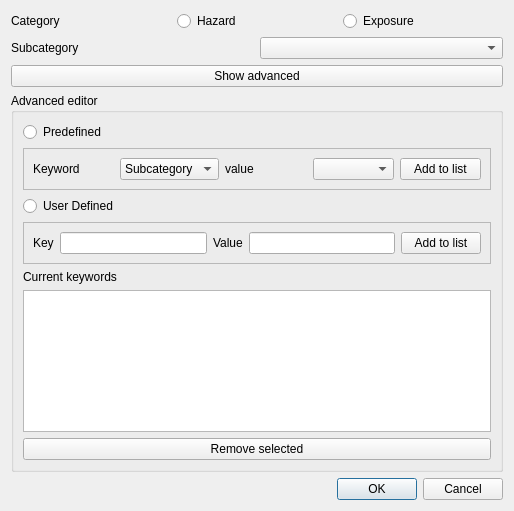
<?xml version="1.0" encoding="UTF-8"?>
<ui version="4.0">
 <class>RiabKeywords</class>
 <widget class="QDialog" name="RiabKeywords">
  <property name="geometry">
   <rect>
    <x>0</x>
    <y>0</y>
    <width>514</width>
    <height>511</height>
   </rect>
  </property>
  <property name="windowTitle">
   <string>Dialog</string>
  </property>
  <layout class="QGridLayout" name="gridLayout_2">
   <item row="0" column="0">
    <layout class="QHBoxLayout" name="horizontalLayout_4">
     <item>
      <widget class="QLabel" name="label">
       <property name="text">
        <string>Category</string>
       </property>
      </widget>
     </item>
     <item>
      <widget class="QRadioButton" name="radioButton">
       <property name="text">
        <string>Hazard</string>
       </property>
      </widget>
     </item>
     <item>
      <widget class="QRadioButton" name="radioButton_2">
       <property name="text">
        <string>Exposure</string>
       </property>
      </widget>
     </item>
    </layout>
   </item>
   <item row="1" column="0">
    <layout class="QHBoxLayout" name="horizontalLayout_3">
     <item>
      <widget class="QLabel" name="label_2">
       <property name="text">
        <string>Subcategory</string>
       </property>
      </widget>
     </item>
     <item>
      <widget class="QComboBox" name="comboBox"/>
     </item>
    </layout>
   </item>
   <item row="2" column="0">
    <widget class="QPushButton" name="pushButton_4">
     <property name="text">
      <string>Show advanced</string>
     </property>
     <property name="checkable">
      <bool>true</bool>
     </property>
    </widget>
   </item>
   <item row="4" column="0">
    <widget class="QDialogButtonBox" name="buttonBox">
     <property name="orientation">
      <enum>Qt::Horizontal</enum>
     </property>
     <property name="standardButtons">
      <set>QDialogButtonBox::Cancel|QDialogButtonBox::Ok</set>
     </property>
    </widget>
   </item>
   <item row="3" column="0">
    <widget class="QGroupBox" name="groupBox">
     <property name="title">
      <string>Advanced editor</string>
     </property>
     <layout class="QGridLayout" name="gridLayout">
      <item row="0" column="0">
       <widget class="QRadioButton" name="radioButton_4">
        <property name="text">
         <string>Predefined</string>
        </property>
       </widget>
      </item>
      <item row="1" column="0">
       <widget class="QFrame" name="frame">
        <property name="frameShape">
         <enum>QFrame::StyledPanel</enum>
        </property>
        <property name="frameShadow">
         <enum>QFrame::Raised</enum>
        </property>
        <layout class="QHBoxLayout" name="horizontalLayout">
         <item>
          <widget class="QLabel" name="label_4">
           <property name="text">
            <string>Keyword</string>
           </property>
          </widget>
         </item>
         <item>
          <widget class="QComboBox" name="comboBox_2">
           <item>
            <property name="text">
             <string>Subcategory</string>
            </property>
           </item>
           <item>
            <property name="text">
             <string>Foo</string>
            </property>
           </item>
           <item>
            <property name="text">
             <string>Bar</string>
            </property>
           </item>
          </widget>
         </item>
         <item>
          <widget class="QLabel" name="label_5">
           <property name="text">
            <string>value</string>
           </property>
          </widget>
         </item>
         <item>
          <widget class="QComboBox" name="comboBox_3"/>
         </item>
         <item>
          <widget class="QPushButton" name="pushButton">
           <property name="text">
            <string>Add to list</string>
           </property>
          </widget>
         </item>
        </layout>
       </widget>
      </item>
      <item row="2" column="0">
       <widget class="QRadioButton" name="radioButton_3">
        <property name="text">
         <string>User Defined</string>
        </property>
       </widget>
      </item>
      <item row="3" column="0">
       <widget class="QFrame" name="frame_2">
        <property name="frameShape">
         <enum>QFrame::StyledPanel</enum>
        </property>
        <property name="frameShadow">
         <enum>QFrame::Raised</enum>
        </property>
        <layout class="QHBoxLayout" name="horizontalLayout_2">
         <item>
          <widget class="QLabel" name="label_6">
           <property name="text">
            <string>Key</string>
           </property>
          </widget>
         </item>
         <item>
          <widget class="QLineEdit" name="lineEdit"/>
         </item>
         <item>
          <widget class="QLabel" name="label_7">
           <property name="text">
            <string>Value</string>
           </property>
          </widget>
         </item>
         <item>
          <widget class="QLineEdit" name="lineEdit_2"/>
         </item>
         <item>
          <widget class="QPushButton" name="pushButton_2">
           <property name="text">
            <string>Add to list</string>
           </property>
          </widget>
         </item>
        </layout>
       </widget>
      </item>
      <item row="4" column="0">
       <widget class="QLabel" name="label_8">
        <property name="text">
         <string>Current keywords</string>
        </property>
       </widget>
      </item>
      <item row="5" column="0">
       <widget class="QListWidget" name="listWidget"/>
      </item>
      <item row="6" column="0">
       <widget class="QPushButton" name="pushButton_3">
        <property name="text">
         <string>Remove selected</string>
        </property>
       </widget>
      </item>
     </layout>
    </widget>
   </item>
  </layout>
 </widget>
 <resources/>
 <connections>
  <connection>
   <sender>buttonBox</sender>
   <signal>accepted()</signal>
   <receiver>RiabKeywords</receiver>
   <slot>accept()</slot>
   <hints>
    <hint type="sourcelabel">
     <x>248</x>
     <y>254</y>
    </hint>
    <hint type="destinationlabel">
     <x>157</x>
     <y>274</y>
    </hint>
   </hints>
  </connection>
  <connection>
   <sender>buttonBox</sender>
   <signal>rejected()</signal>
   <receiver>RiabKeywords</receiver>
   <slot>reject()</slot>
   <hints>
    <hint type="sourcelabel">
     <x>316</x>
     <y>260</y>
    </hint>
    <hint type="destinationlabel">
     <x>286</x>
     <y>274</y>
    </hint>
   </hints>
  </connection>
 </connections>
</ui>
